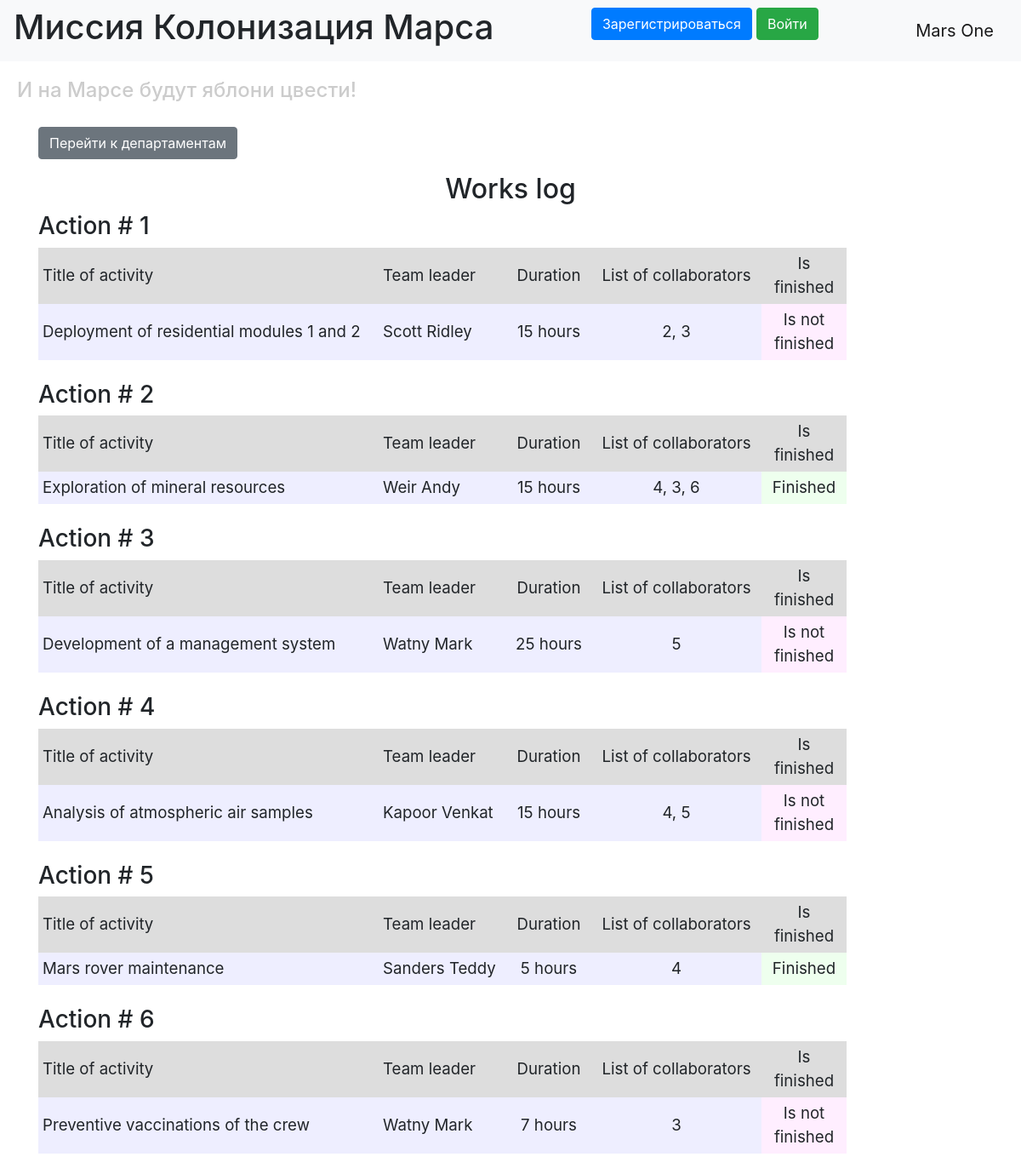
The page / on the database its author committed.
### backend/data/jobs.py (models this page shows)
class Jobs(SqlAlchemyBase):
    __tablename__ = "jobs"
    id = sqlalchemy.Column(sqlalchemy.Integer, primary_key=True, autoincrement=True)
    job = sqlalchemy.Column(sqlalchemy.String, nullable=True)
    work_size = sqlalchemy.Column(sqlalchemy.Integer, nullable=True, default=0)
    collaborators = sqlalchemy.Column(sqlalchemy.String, nullable=True)
    start_date = sqlalchemy.Column(sqlalchemy.DateTime, default=datetime.datetime.now)
    end_date = sqlalchemy.Column(sqlalchemy.DateTime, default=datetime.datetime.now)
    is_finished = sqlalchemy.Column(sqlalchemy.Boolean, default=True)
    team_leader = sqlalchemy.Column(
        sqlalchemy.Integer, sqlalchemy.ForeignKey("users.id")
    )
    user = orm.relationship("User")

### backend/data/users.py (models this page shows, shortened)
class User(SqlAlchemyBase, UserMixin):
    __tablename__ = "users"
    id = sqlalchemy.Column(sqlalchemy.Integer, primary_key=True, autoincrement=True)
    surname = sqlalchemy.Column(sqlalchemy.String, nullable=True)
    name = sqlalchemy.Column(sqlalchemy.String, nullable=True)
    age = sqlalchemy.Column(sqlalchemy.Integer, nullable=True)
    position = sqlalchemy.Column(sqlalchemy.String, nullable=True)
    speciality = sqlalchemy.Column(sqlalchemy.String, nullable=True)
    address = sqlalchemy.Column(sqlalchemy.String, nullable=True)
    email = sqlalchemy.Column(sqlalchemy.String, index=True, unique=True, nullable=True)
    hashed_password = sqlalchemy.Column(sqlalchemy.String, nullable=True)
    modified_date = sqlalchemy.Column(
        sqlalchemy.DateTime, default=datetime.datetime.now
    )
    jobs = relationship("Jobs", back_populates="user")
    departaments = relationship("Departament", back_populates="user")

### main.py (the view)
@app.route("/")
def index():
    session = db_session.create_session()
    jobs = session.query(Jobs).all()
    users = session.query(User).all()
    names = {name.id: (name.surname, name.name) for name in users}
    return render_template("index.html", jobs=jobs, names=names, title="Список работ")

### backend/data/db_session.py (called while the page is built)
def create_session() -> Session:
    global __factory
    return __factory()

### templates/index.html (shortened to what this page needs)
{% extends "base.html" %}
{% block content %}
<p>
    <a href="/departaments" class="btn btn-secondary">
        Перейти к департаментам
    </a>
</p>
<h2 align="center">Works log</h2>
{% for job in jobs %}
<h3>Action # {{ job.id }}</h3>
<div class="table_container">
    <table class="my_table">
        <tr class="my_row">
            <td class="title" width="400px" bgcolor="#dddddd">Title of activity</td>
            <td class="title" width="150px" bgcolor="#dddddd">Team leader</td>
            <td class="title" width="100px" bgcolor="#dddddd" align="center">Duration</td>
            <td class="title" width="200px" bgcolor="#dddddd" align="center">List of collaborators</td>
            <td class="title" width="100px" bgcolor="#dddddd" align="center">Is finished</td>
        </tr>
        <tr class="my_row">
            <td class="ordinary" bgcolor="#eeeeff">{{ job.job.capitalize() }}</td>
            <td class="ordinary" bgcolor="#eeeeff">{{ names[job.team_leader][0] }} {{ names[job.team_leader][1] }}</td>
            <td class="ordinary" bgcolor="#eeeeff" align="center">{{ job.work_size }} hours</td>
            <td class="ordinary" bgcolor="#eeeeff" align="center">{{ job.collaborators }}</td>
            {% if job.is_finished %}
            <td class="ordinary" bgcolor="#eeffee" align="center">Finished</td>
            {% else %}
            <td class="ordinary" bgcolor="#ffeeff" align="center">Is not finished</td>
            {% endif %}
        </tr>
    </table>
</div>
<br>
{% endfor %}
{% endblock %}

### templates/base.html (shortened to what this page needs)
<!DOCTYPE html>
<html lang="en">
<head>
    <link rel="stylesheet" href="https://stackpath.bootstrapcdn.com/bootstrap/4.4.1/css/bootstrap.min.css">
    <link rel="stylesheet" type="text/css" href="../static/css/style.css" />
</head>
  <body>
    <header>
      <nav class="navbar navbar-light bg-light">
          <h1>Миссия Колонизация Марса</h1>
          {% if current_user.is_authenticated %}
              <a class="navbar-brand" href="/logout">{{ current_user.name }}</a>
          {% else %}
              <p>
                  <a class="btn btn-primary " href="/register">Зарегистрироваться</a>
                  <a class="btn btn-success" href="/login">Войти</a>
              </p>
          {% endif %}
        <a class="navbar-brand" href="#">Mars One</a>
      </nav>
        <h4>И на Марсе будут яблони цвести!</h4>
    </header>
    <main role="main" class="container">
        {% block content %}{% endblock %}
    </main>
  </body>
</html>

### static/css/style.css (style rules this page uses)
td.title { background-color: "#dddddd"; text-align: "center"; font-size: 14pt; padding: 5px; }
td.ordinary { background-color: "#eeeeff"; text-align: "center"; font-size: 14pt; padding: 5px; }
h4 { color: #cccccc; padding: 20px; }
p { font-size: 14pt; }

### rows shown on the page
Jobs: id "1", job "Deployment of residential modules 1 and 2", team_leader.surname "Scott", team_leader.name "Ridley", work_size "15", collaborators "2, 3", is_finished "Is not finished"
Jobs: id "2", job "Exploration of mineral resources", team_leader.surname "Weir", team_leader.name "Andy", work_size "15", collaborators "4, 3, 6", is_finished "Finished"
Jobs: id "3", job "Development of a management system", team_leader.surname "Watny", team_leader.name "Mark", work_size "25", collaborators "5", is_finished "Is not finished"
Jobs: id "4", job "Analysis of atmospheric air samples", team_leader.surname "Kapoor", team_leader.name "Venkat", work_size "15", collaborators "4, 5", is_finished "Is not finished"
Jobs: id "5", job "Mars rover maintenance", team_leader.surname "Sanders", team_leader.name "Teddy", work_size "5", collaborators "4", is_finished "Finished"
Jobs: id "6", job "Preventive vaccinations of the crew", team_leader.surname "Watny", team_leader.name "Mark", work_size "7", collaborators "3", is_finished "Is not finished"
